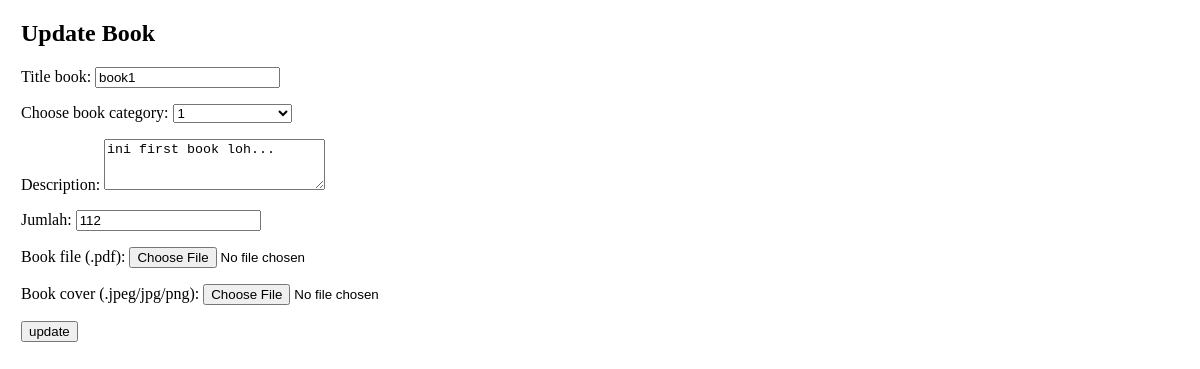
/book_update.php?id=1, run on the app's committed database.
### tables this page shows
CREATE TABLE `book` (
  `id_book` int(11) NOT NULL,
  `user` int(11) NOT NULL,
  `title_book` varchar(255) NOT NULL,
  `category_book` varchar(255) NOT NULL,
  `description_book` varchar(255) NOT NULL,
  `jumlah` int(11) NOT NULL,
  `file_book` varchar(255) NOT NULL,
  `cover_book` varchar(255) NOT NULL
);

### book_update.php (the view, shortened to what this page needs)
<?php
include 'conn.php';
if(isset($_GET['id'])){
    $id = $_GET['id'];
}else{
    echo "ID not found";
    exit;
}
$query = "SELECT * FROM book WHERE id_book=$id";
$result = $conn->query($query);
if ($result->num_rows > 0) {
    $data = $result->fetch_assoc();
} else {
    echo "Data not found";
    exit;
}
?>
<!DOCTYPE html>
<html lang="en">
<head>
    <link rel="stylesheet" href="style.css">
</head>
<body>
    <div style="padding-left:13px">
        <h2>Update Book</h2>
        <form method="POST" action="" enctype="multipart/form-data">
        <p>
            <label for="title_book">Title book:</label>
            <input type="text" name="title_book" value="<?php echo $data['title_book']; ?>">
            <br />
        </p>
        <p>
            <label for = "category_book">Choose book category:</label>
            <select name = "category_book" >
            <option value="<?php echo $data['category_book']; ?>"><?php echo $data['category_book']; ?></option>
            </select>
        </p>
        <p>
            <label for="description_book">Description:</label>
            <textarea rows = 3 cols = 25 name = "description_book" text><?php echo $data['description_book']; ?></textarea>
        </p>
        <p>
            <label for="jumlah">Jumlah:</label>
            <input type="number" name="jumlah" value="<?php echo $data['jumlah']; ?>">
        </p>
        <p>
            <label for="file_book">Book file (.pdf):</label>
            <input type="file" name="file_book" value="<?php echo $data['file_book']; ?>">
        </p>
        <p>
            <label for="cover_book">Book cover (.jpeg/jpg/png):</label>
            <input type="file" name="cover_book" value="<?php echo $data['cover_book']; ?>">
        </p>
            <input type="submit" value="update" name ="submit">
        </form>
    </div>
</body>
</html>

### data on the page
book: title_book "book1", category_book "1", description_book "ini first book loh...", jumlah "112"
